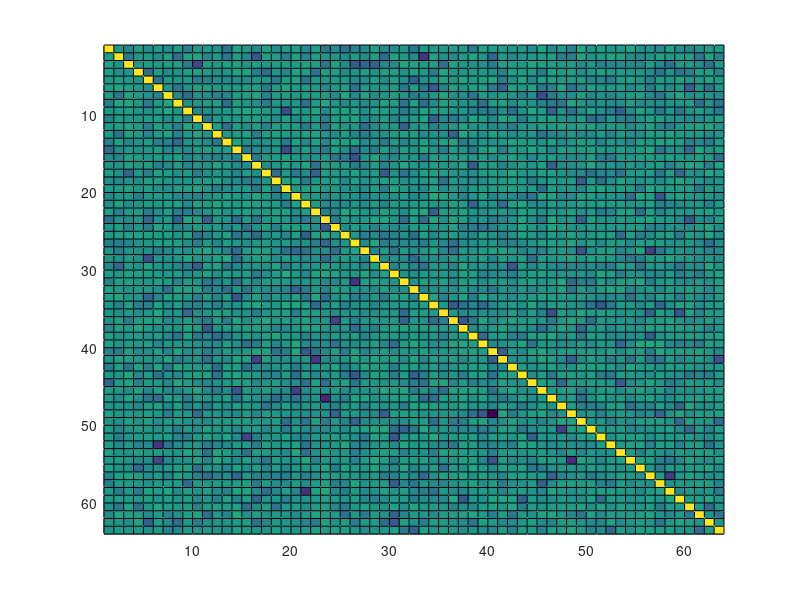

This chart was generated by the following MATLAB code: (Note: this script raises an error after producing the figure.)
%
% Accelerated iterative Jacobi matrix inversion for inter-carrier
% interference (ICI)
%
% Reference:
%   Molisch, A.F.; Toeltsch, M.; Vermani, S.., "Iterative Methods for Cancellation
%   of Intercarrier Interference in OFDM Systems," IEEE Transactions on Vehicular 
%   Technology, vol.56, no.4, pp.2158,2167, July 2007
%
% Author: Mo Alloulah
% Date: 220514
%
%%

clear all
clc
close all

%% Create diagonal matrix

M = 64;

diagBoostFactor = M/2;

ITER = 150;
epsilon = 1e-5;
normType = Inf;

% Create a random M-by-M matrix.
zMag = rand();
zPhase = 2*pi*rand();
H_mtrx = (rand(M, M) + 1i*rand(M, M))*zMag/diagBoostFactor + eye(M)*zMag*exp(1i*zPhase);
Y_vect = rand(M, 1) + 1i*rand(M, 1);

% Matlab native reference
X_ref = H_mtrx \ Y_vect;

%% Visualise & Inspect

Z = 20*log10( abs(H_mtrx) + eps );

surfView = [90 90];

figure();
surf( Z )
axis([1 M 1 M]);
view(surfView);
grid();

%% Without accelation

X = jacobi( H_mtrx, Y_vect, ITER, epsilon, 0, normType );

%% With acceleration

X_acc = jacobi( H_mtrx, Y_vect, ITER, epsilon, 1, normType );

%% 

err = norm(X_ref - X_acc, Inf);
fprintf('Jacobi method error = %e\n', err);
